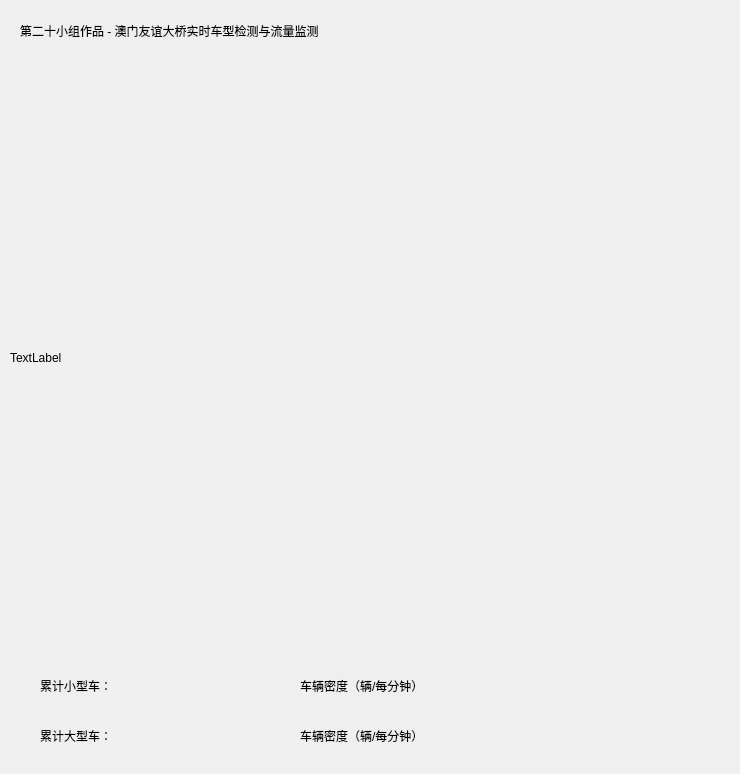
<?xml version="1.0" encoding="UTF-8"?>
<ui version="4.0">
 <class>Form</class>
 <widget class="QWidget" name="Form">
  <property name="geometry">
   <rect>
    <x>0</x>
    <y>0</y>
    <width>740</width>
    <height>774</height>
   </rect>
  </property>
  <property name="windowTitle">
   <string/>
  </property>
  <widget class="QLabel" name="label_2">
   <property name="geometry">
    <rect>
     <x>10</x>
     <y>70</y>
     <width>720</width>
     <height>576</height>
    </rect>
   </property>
   <property name="text">
    <string>TextLabel</string>
   </property>
  </widget>
  <widget class="QLabel" name="label">
   <property name="geometry">
    <rect>
     <x>40</x>
     <y>670</y>
     <width>261</width>
     <height>31</height>
    </rect>
   </property>
   <property name="text">
    <string>累计小型车：</string>
   </property>
  </widget>
  <widget class="QLabel" name="label_3">
   <property name="geometry">
    <rect>
     <x>40</x>
     <y>720</y>
     <width>271</width>
     <height>31</height>
    </rect>
   </property>
   <property name="text">
    <string>累计大型车：</string>
   </property>
  </widget>
  <widget class="QLabel" name="label_6">
   <property name="geometry">
    <rect>
     <x>300</x>
     <y>670</y>
     <width>421</width>
     <height>31</height>
    </rect>
   </property>
   <property name="text">
    <string>车辆密度（辆/每分钟）</string>
   </property>
  </widget>
  <widget class="QLabel" name="label_9">
   <property name="geometry">
    <rect>
     <x>300</x>
     <y>720</y>
     <width>381</width>
     <height>31</height>
    </rect>
   </property>
   <property name="text">
    <string>车辆密度（辆/每分钟）</string>
   </property>
  </widget>
  <widget class="QLabel" name="label_4">
   <property name="geometry">
    <rect>
     <x>20</x>
     <y>10</y>
     <width>721</width>
     <height>41</height>
    </rect>
   </property>
   <property name="text">
    <string>第二十小组作品 - 澳门友谊大桥实时车型检测与流量监测</string>
   </property>
  </widget>
 </widget>
 <resources/>
 <connections/>
</ui>
